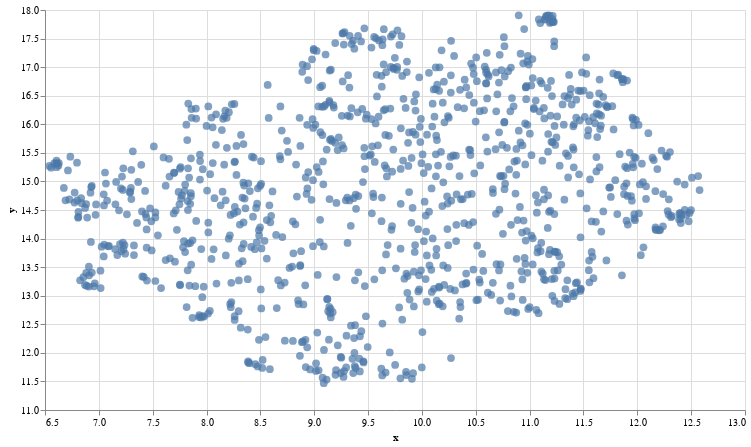

Write notebook code for a chart like this one.
### Markdown cell above
## 4. Visualizing the archive
Finally, let's plot out all the questions onto a 2D chart so you're able to visualize the semantic similarities of this dataset!

### Code cell
# @title Plot the archive {display-mode: "form"}

# UMAP reduces the dimensions from 1024 to 2 dimensions that we can plot
reducer = umap.UMAP(n_neighbors=20)
umap_embeds = reducer.fit_transform(embeds)
# Prepare the data to plot and interactive visualization
# using Altair
df_explore = pd.DataFrame(data={"text": df["text"]})
df_explore["x"] = umap_embeds[:, 0]
df_explore["y"] = umap_embeds[:, 1]

# Plot
chart = (
    alt.Chart(df_explore)
    .mark_circle(size=60)
    .encode(
        x=alt.X("x", scale=alt.Scale(zero=False)),  #'x',
        y=alt.Y("y", scale=alt.Scale(zero=False)),
        tooltip=["text"],
    )
    .properties(width=700, height=400)
)
chart.interactive()

### Figure 1 — Vega-Lite specification as saved in the notebook (floating-point values rounded to 4 significant figures; data arrays with more than 128 entries replaced by an {"elided": "..."} marker saying what was removed)
{"config": {"view": {"continuousWidth": 300, "continuousHeight": 300}}, "data": {"name": "data-615be3c508d1ed7f68e846fe56176555"}, "mark": {"type": "circle", "size": 60}, "encoding": {"tooltip": [{"field": "text", "type": "nominal"}], "x": {"field": "x", "scale": {"zero": false}, "type": "quantitative"}, "y": {"field": "y", "scale": {"zero": false}, "type": "quantitative"}}, "height": 400, "params": [{"name": "param_1", "select": {"type": "interval", "encodings": ["x", "y"]}, "bind": "scales"}], "width": 700, "$schema": "https://vega.github.io/schema/vega-lite/v5.15.1.json", "datasets": {"data-615be3c508d1ed7f68e846fe56176555": {"elided": "1000 records"}}}
